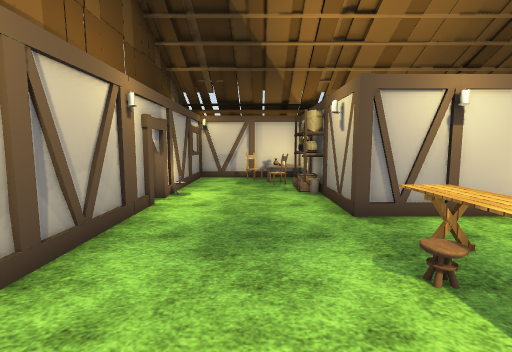
[1] (above)

13 first-person views from a walk through a scene from a Unity 3-D project. The camera is 1.5 m above the floor, tilts 6° down and sees 85° across. Doors are open. The floor is counted in squares, 1 m on a side. Each view is taken from the middle of a square. On the plan, view 1 faces up. The plan holds only what a view shows up to about 14 squares ahead; the rest is blank. The place goes on beyond the plan. The terrain is drawn as flat ground. Some surface patterns are stand-ins.

[2]
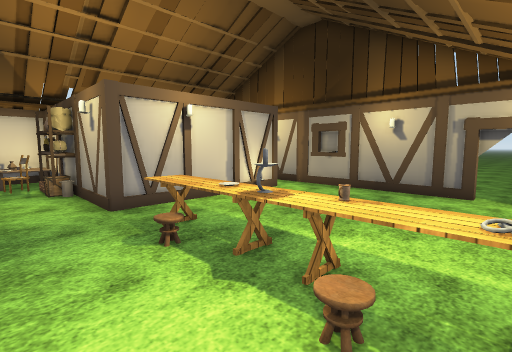

[3]
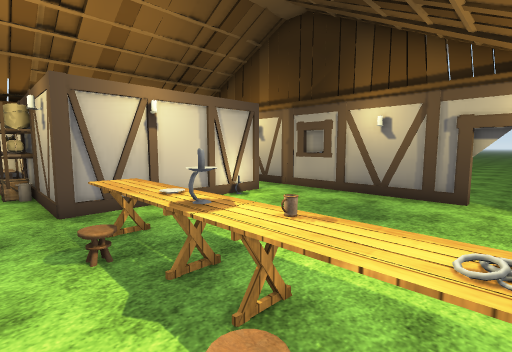

[4]
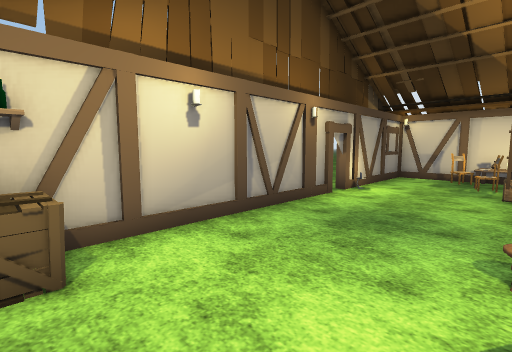

[5]
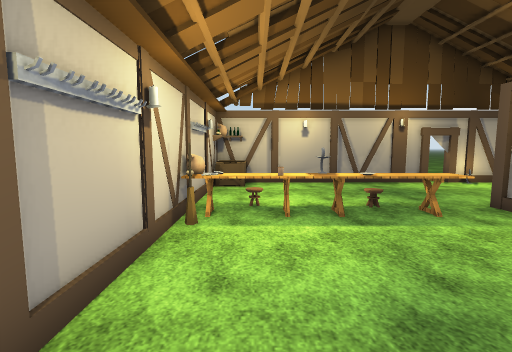

[6]
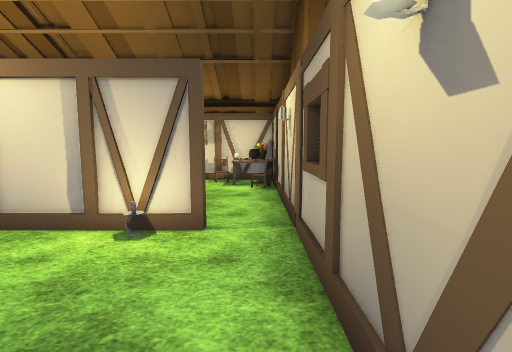

[7]
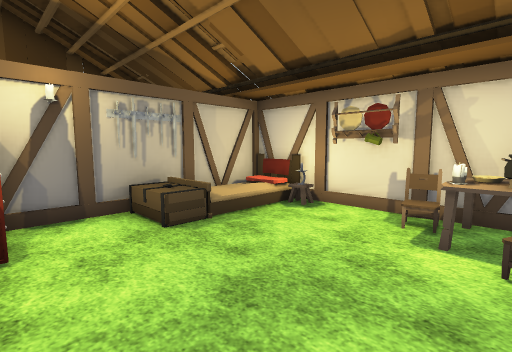

[8]
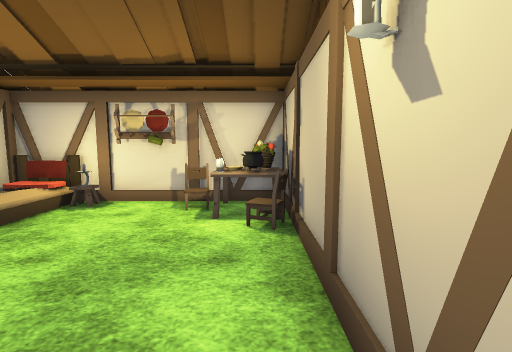

[9]
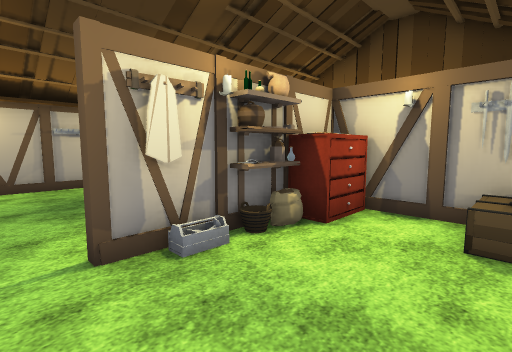

[10]
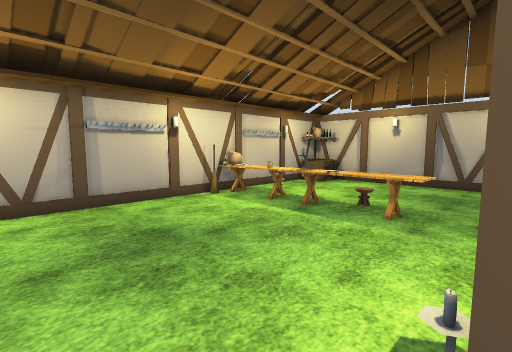

[11]
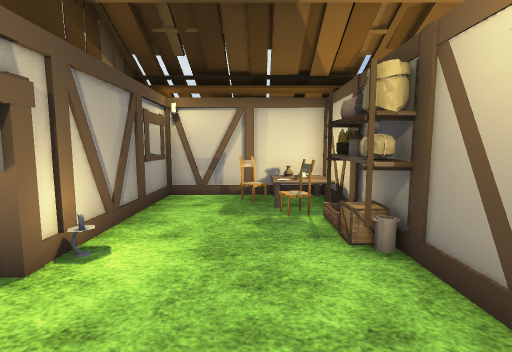

[12]
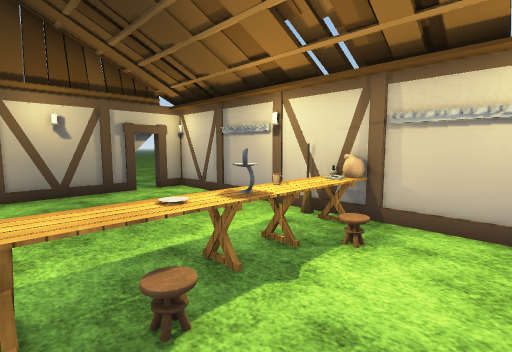

[13]
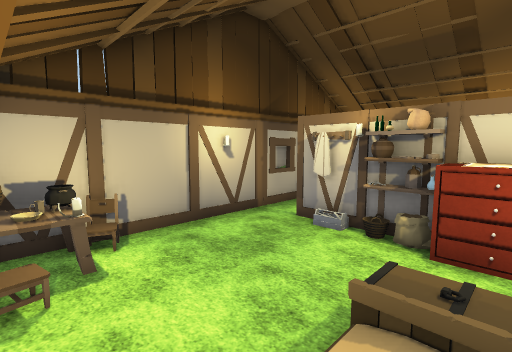

### Floor plan
Points are (right, up) in squares from view 1. A wall is a line through its corners. A room is listed if a view was taken in it or the views show most of it. See-through windows are left out.
Room 1 (views 1, 2, 3, 4, 5, 6, 7, 8, 9, 10, 11, 12)
walls: (3.5, 5.9) (2.1, 5.9) (2.2, 8.5); (2.3, 8.6) (2.3, 7.1); (7.4, 6.2) (8.1, 6.2); (8.1, 5.9) (7.4, 5.9); (2.2, 11.4) (2.2, 13.7) (-2.7, 13.7) (-2.7, 7.6); (10, 4.3) (10, 5.2); (-2.7, 7.2) (-2.7, -1.6) (9.8, -1.7) (9.8, -0.7); (2.3, 12.6) (2.3, 11.4); (9.8, 0.1) (9.8, 13.7) (3.5, 13.7); (10, -0.4) (10, 0.1)
ways out: opening at (3, 13.5) to room 2; open door at (-3, 7.5); open door at (10, -0.5)
objects: crate (-2, -1); chair (0, 13); crate (1, 9); chair (1, 11); other object (1, 12); other object (1, 13); other object (2, 2); other object (2, 4) to (3, 4); other object (2, 9); other object (2, 10); other object (2, 11); table (3, -1); mug (3, 1); other object (3, 2); other object (3, 3); dresser (3, 7) to (4, 7); chest (3, 9) to (4, 10); crate (3, 11); other object (4, -1); other object (5, 6); other object (5, 7); other object (5, 13); other object (6, 6); other object (6, 7); other object (7, 6); other object (7, 13); other object (8, 12); other object (8, 13); other object (9, 11); other object (9, 12); basket (9, 13)
Room 2 (view 13)
walls: (2.3, 13.7) (2.3, 12.6)
ways out: opening at (3, 13.5) to room 1
objects: bed (3, 14)

Where each view was taken, in squares from view 1:
view 1: 0 up, 0 right, facing up
view 2: 1 down, 0 right, facing up-right
view 3: 1 down, 1 right, facing up-right
view 4: 1 down, 2 right, facing up-left
view 5: 0 up, 9 right, facing left
view 6: 1 up, 9 right, facing up
view 7: 7 up, 9 right, facing up-left
view 8: 6 up, 9 right, facing up
view 9: 10 up, 9 right, facing down-left
view 10: 6 up, 9 right, facing down-left
view 11: 5 up, 0 right, facing up
view 12: 4 up, 0 right, facing down-right
view 13: 13 up, 3 right, facing down-right
